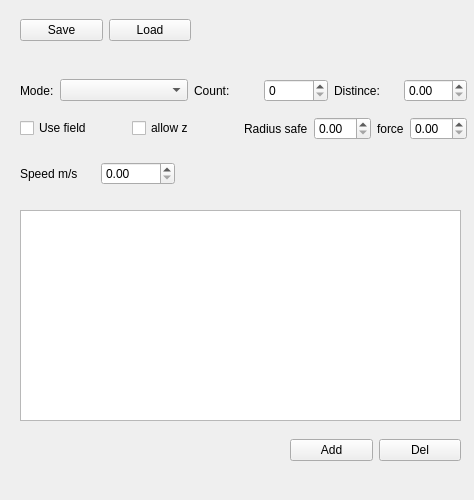
<?xml version="1.0" encoding="UTF-8"?>
<ui version="4.0">
 <class>Form</class>
 <widget class="QWidget" name="Form">
  <property name="geometry">
   <rect>
    <x>0</x>
    <y>0</y>
    <width>474</width>
    <height>500</height>
   </rect>
  </property>
  <property name="minimumSize">
   <size>
    <width>0</width>
    <height>500</height>
   </size>
  </property>
  <property name="maximumSize">
   <size>
    <width>16777215</width>
    <height>500</height>
   </size>
  </property>
  <property name="windowTitle">
   <string>Form</string>
  </property>
  <widget class="QWidget" name="horizontalLayoutWidget">
   <property name="geometry">
    <rect>
     <x>290</x>
     <y>430</y>
     <width>171</width>
     <height>41</height>
    </rect>
   </property>
   <layout class="QHBoxLayout" name="horizontalLayout">
    <item>
     <widget class="QPushButton" name="pushButton_add">
      <property name="text">
       <string>Add</string>
      </property>
     </widget>
    </item>
    <item>
     <widget class="QPushButton" name="pushButton_dell">
      <property name="text">
       <string>Del</string>
      </property>
     </widget>
    </item>
   </layout>
  </widget>
  <widget class="QWidget" name="horizontalLayoutWidget_5">
   <property name="geometry">
    <rect>
     <x>20</x>
     <y>10</y>
     <width>171</width>
     <height>41</height>
    </rect>
   </property>
   <layout class="QHBoxLayout" name="horizontalLayout_5">
    <item>
     <widget class="QPushButton" name="pushButton_save">
      <property name="text">
       <string>Save</string>
      </property>
     </widget>
    </item>
    <item>
     <widget class="QPushButton" name="pushButton_load">
      <property name="text">
       <string>Load</string>
      </property>
     </widget>
    </item>
   </layout>
  </widget>
  <widget class="QListWidget" name="listWidget">
   <property name="geometry">
    <rect>
     <x>20</x>
     <y>210</y>
     <width>441</width>
     <height>211</height>
    </rect>
   </property>
  </widget>
  <widget class="QWidget" name="verticalLayoutWidget">
   <property name="geometry">
    <rect>
     <x>20</x>
     <y>70</y>
     <width>447</width>
     <height>81</height>
    </rect>
   </property>
   <layout class="QVBoxLayout" name="verticalLayout">
    <item>
     <layout class="QHBoxLayout" name="horizontalLayout_6">
      <item>
       <layout class="QHBoxLayout" name="horizontalLayout_2">
        <item>
         <widget class="QLabel" name="label">
          <property name="maximumSize">
           <size>
            <width>64</width>
            <height>16777215</height>
           </size>
          </property>
          <property name="text">
           <string>Mode:</string>
          </property>
         </widget>
        </item>
        <item>
         <widget class="QComboBox" name="comboBox_modes">
          <property name="minimumSize">
           <size>
            <width>128</width>
            <height>0</height>
           </size>
          </property>
         </widget>
        </item>
       </layout>
      </item>
      <item>
       <layout class="QHBoxLayout" name="horizontalLayout_3">
        <item>
         <widget class="QLabel" name="label_2">
          <property name="maximumSize">
           <size>
            <width>64</width>
            <height>16777215</height>
           </size>
          </property>
          <property name="text">
           <string>Count:</string>
          </property>
         </widget>
        </item>
        <item>
         <widget class="QSpinBox" name="spinBox_count"/>
        </item>
       </layout>
      </item>
      <item>
       <layout class="QHBoxLayout" name="horizontalLayout_4">
        <item>
         <widget class="QLabel" name="label_3">
          <property name="maximumSize">
           <size>
            <width>64</width>
            <height>16777215</height>
           </size>
          </property>
          <property name="text">
           <string>Distince:</string>
          </property>
         </widget>
        </item>
        <item>
         <widget class="QDoubleSpinBox" name="doubleSpinBox_dist"/>
        </item>
       </layout>
      </item>
     </layout>
    </item>
    <item>
     <layout class="QHBoxLayout" name="horizontalLayout_9">
      <item>
       <widget class="QCheckBox" name="checkBox_use_field">
        <property name="text">
         <string>Use field</string>
        </property>
       </widget>
      </item>
      <item>
       <widget class="QCheckBox" name="checkBox_allow_z">
        <property name="text">
         <string>allow z</string>
        </property>
       </widget>
      </item>
      <item>
       <layout class="QHBoxLayout" name="horizontalLayout_8">
        <item>
         <layout class="QHBoxLayout" name="horizontalLayout_7">
          <item>
           <widget class="QLabel" name="label_4">
            <property name="text">
             <string>Radius safe</string>
            </property>
           </widget>
          </item>
          <item>
           <widget class="QDoubleSpinBox" name="doubleSpinBox_radius"/>
          </item>
         </layout>
        </item>
        <item>
         <widget class="QLabel" name="label_5">
          <property name="text">
           <string>force</string>
          </property>
         </widget>
        </item>
        <item>
         <widget class="QDoubleSpinBox" name="doubleSpinBox_force"/>
        </item>
       </layout>
      </item>
     </layout>
    </item>
   </layout>
  </widget>
  <widget class="QWidget" name="layoutWidget">
   <property name="geometry">
    <rect>
     <x>20</x>
     <y>160</y>
     <width>155</width>
     <height>28</height>
    </rect>
   </property>
   <layout class="QHBoxLayout" name="horizontalLayout_10">
    <item>
     <widget class="QLabel" name="label_6">
      <property name="text">
       <string>Speed m/s</string>
      </property>
     </widget>
    </item>
    <item>
     <widget class="QDoubleSpinBox" name="doubleSpinBox_speed"/>
    </item>
   </layout>
  </widget>
 </widget>
 <resources/>
 <connections/>
</ui>
